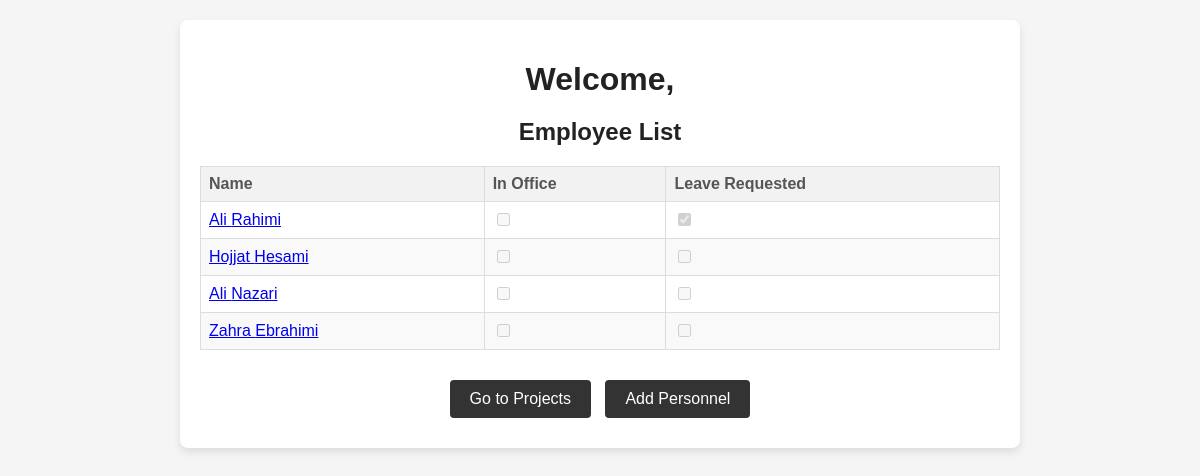
/office_manager/ (signed in), run on an earlier commit of the app's database.
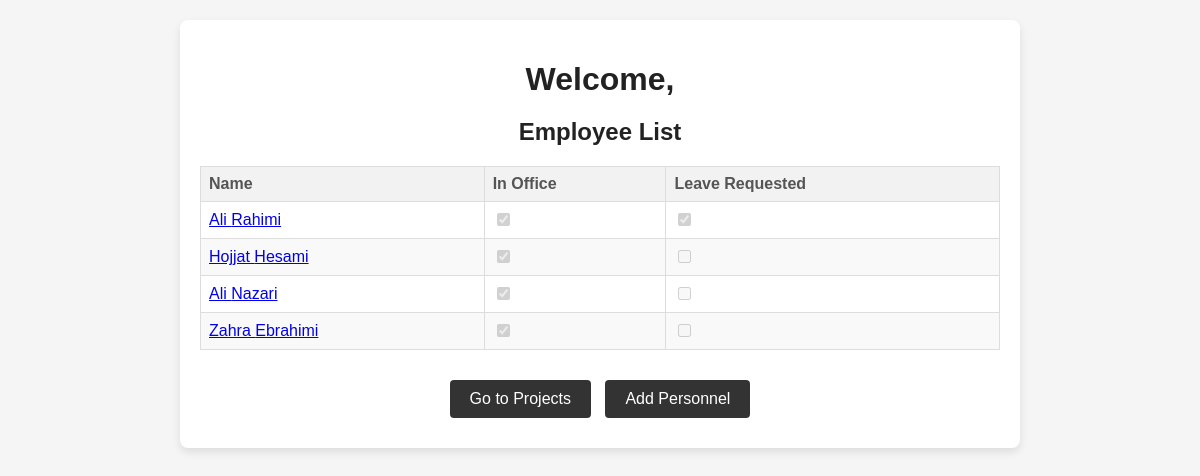
And on a later commit of the database.
### daftarMain/models.py (models this page shows, shortened)
class OfficeUser(models.Model):
    user = models.OneToOneField(User, on_delete=models.CASCADE, null=True, blank=True) # remove null, blank = true
    first_name = models.CharField(max_length=30)
    last_name = models.CharField(max_length=30)
    phone = models.CharField(max_length=15, unique=True)
    home_phone = models.CharField(max_length=15, unique=True, null=True, blank=True)
    birth_date = models.DateField(null=True, blank=True)
    code_meli = models.CharField(max_length=10)
    office_admin = models.ForeignKey(OfficeManager, on_delete=models.CASCADE, null=True, blank=True) # remove null, blank = true
    staff_number = models.CharField(max_length=20, unique=True, null=True, blank=True)
    staff_pic = models.ImageField(upload_to='staff_pics/', null=True, blank=True)
    address = models.TextField(null=True, blank=True)
    have_bime = models.BooleanField(default=False)

### daftarMain/views.py (the view)
# urls.py: path('office_manager/', views.office_manager_page, name='office_manager_page'),
@login_required
def office_manager_page(request):
    office_manager = get_object_or_404(OfficeManager, user=request.user)
    employees = OfficeUser.objects.filter(office_admin=office_manager)
    employee_statuses = []
    for employee in employees:
        last_clock_entry = Clock.objects.filter(office_user=employee).order_by('-entry_to_office').first()
        is_in_office = last_clock_entry and not last_clock_entry.exit_from_office
        now = timezone.now()
        has_leave_request = Leave.objects.filter(
            office_user=employee,
            leave_type='daily',
            start_date__lte=now,
            end_date__gte=now
        ).exists() or Leave.objects.filter(
            office_user=employee,
            leave_type='hourly',
            start_time__lte=now,
            end_time__gte=now
        ).exists()
        employee_statuses.append((employee, is_in_office, has_leave_request))
    context = {
        'office_manager': office_manager,
        'employees': employee_statuses,
    }
    return render(request, 'office_manager_page.html', context)

### daftarMain/templates/office_manager_page.html (shortened to what this page needs)
<!DOCTYPE html>
<html lang="en">
<head>
</head>
<body>
    <div class="container">
        <h1>Welcome, {{ office_manager.first_name }} {{ office_manager.last_name }}</h1>
        <h2>Employee List</h2>
        <table>
            <thead>
                <tr>
                    <th>Name</th>
                    <th>In Office</th>
                    <th>Leave Requested</th>
                </tr>
            </thead>
            <tbody>
                {% for employee, is_in_office, has_leave_request in employees %}
                <tr>
                    <td>
                        <a href="{% url 'employee_detail' employee.id %}">
                            {{ employee.first_name }} {{ employee.last_name }}
                        </a>
                    </td>
                    <td>
                        <input type="checkbox" disabled {% if is_in_office %}checked{% endif %}>
                    </td>
                    <td>
                        <input type="checkbox" disabled {% if has_leave_request %}checked{% endif %}>
                    </td>
                </tr>
                {% endfor %}
            </tbody>
        </table>
        <div>
            <a href="{% url 'project_page' %}" class="button">Go to Projects</a>
            <a href="{% url 'add_office_user' %}" class="button">Add Personnel</a>
        </div>
    </div>
</body>
</html>

### daftarMain/templates/office_manager_page.html (style rules this page uses)
body { font-family: Arial, sans-serif; margin: 20px; background-color: #f5f5f5; color: #333; text-align: center; }
.container { background: #fff; border-radius: 8px; box-shadow: 0 4px 8px rgba(0, 0, 0, 0.1); padding: 20px; max-width: 800px; margin: auto; }
h1, h2 { color: #222; margin-bottom: 20px; }
table { width: 100%; border-collapse: collapse; margin-bottom: 20px; margin-left: auto; margin-right: auto; }
table th, table td { border: 1px solid #ddd; padding: 8px; text-align: left; }
table th { background-color: #f2f2f2; color: #555; }
table tr:nth-child(even) { background-color: #f9f9f9; }
.button { display: inline-block; padding: 10px 20px; margin: 10px 5px; border: none; border-radius: 4px; color: #fff; background-color: #333; text-decoration: none; font-size: 16px; text-align: center; }

What changed in the data, as far as the page shows it:
changed OfficeUser "Rahimi": if "☐" → "☑"
computed for OfficeUser "Hojjat": if "☐" → "☑"
computed for OfficeUser "Nazari": if "☐" → "☑"
changed OfficeUser "Zahra": if "☐" → "☑"
